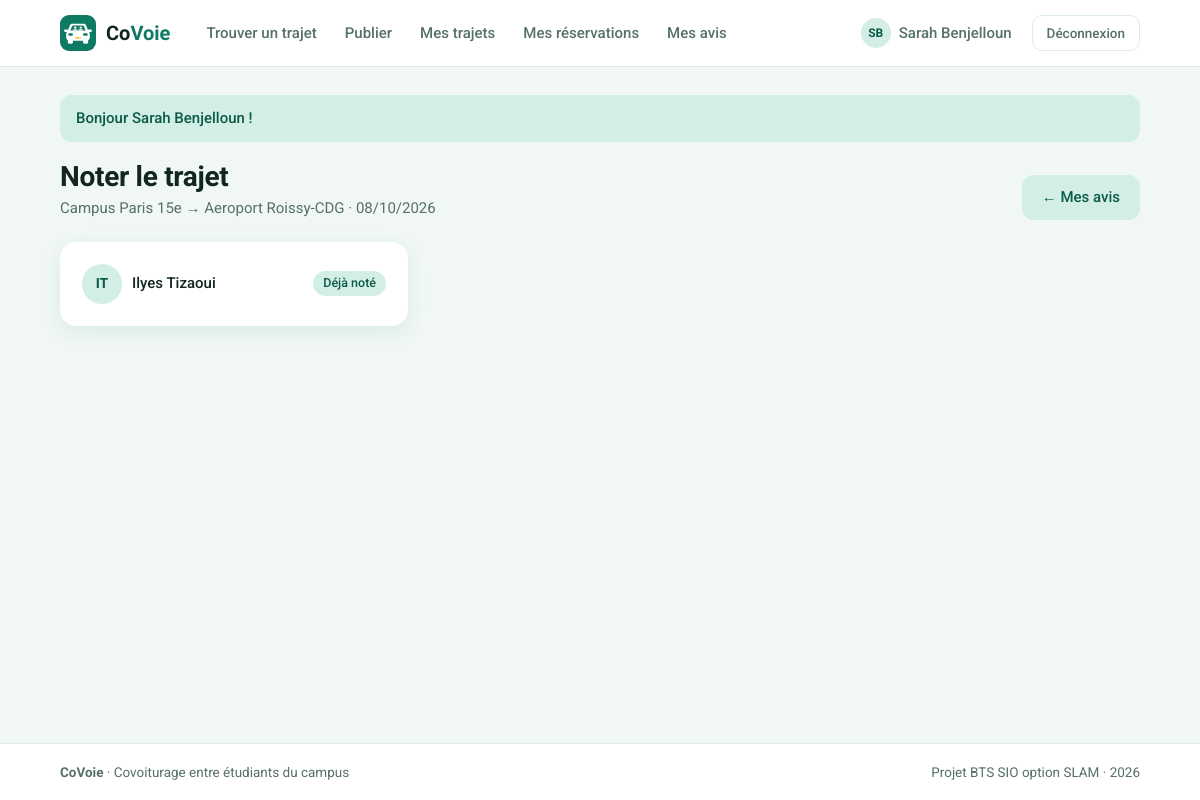
/index.php?page=noter&id=3 (signed in), run on an earlier commit of the app's database.
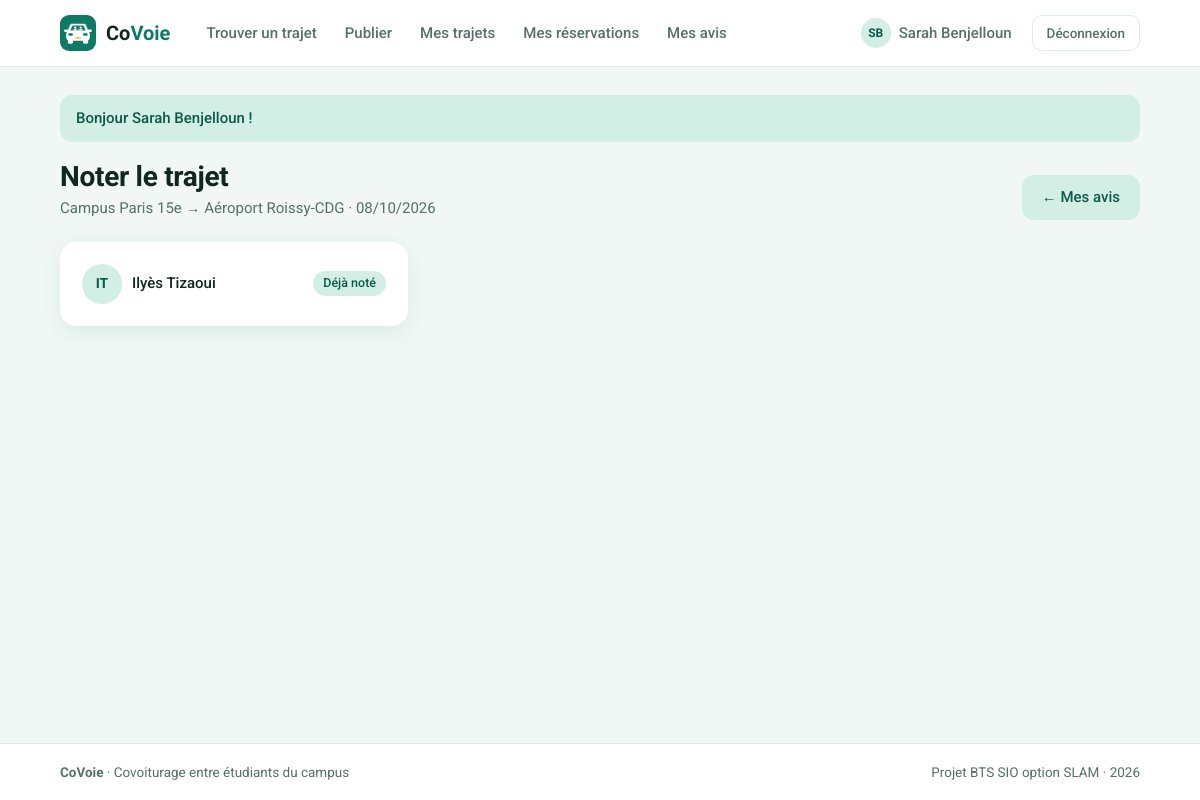
And on a later commit of the database.
### tables this page shows
CREATE TABLE trajets (
    id               INT(11)      NOT NULL AUTO_INCREMENT,
    origine          VARCHAR(120) NOT NULL,
    destination      VARCHAR(120) NOT NULL,
    date_heure       DATETIME     NOT NULL,
    places_totales   INT(2)       NOT NULL,
    places_restantes INT(2)       NOT NULL,
    statut           VARCHAR(10)  NOT NULL DEFAULT 'Ouvert',
    prix             DECIMAL(6,2) NOT NULL DEFAULT 0.00,
    id_conducteur    INT(11)      NOT NULL,

    PRIMARY KEY (id),
    KEY recherche (statut, date_heure),

    CONSTRAINT fk_trajet_conducteur
        FOREIGN KEY (id_conducteur) REFERENCES utilisateurs (id)
        ON DELETE CASCADE
);

CREATE TABLE utilisateurs (
    id               INT(11)      NOT NULL AUTO_INCREMENT,
    nom              VARCHAR(100) NOT NULL,
    email            VARCHAR(180) NOT NULL,
    mot_de_passe     VARCHAR(255) NOT NULL,
    role             VARCHAR(10)  NOT NULL DEFAULT 'membre',
    date_inscription DATETIME     NOT NULL,

    PRIMARY KEY (id),
    UNIQUE KEY email_unique (email)
);

### includes/fonctions.php (called while the page is built, shortened)
<?php
function estConnecte(): bool
{
    return isset($_SESSION['utilisateur']);
}
function idConnecte(): int
{
    if (estConnecte()) {
        return $_SESSION['utilisateur']['id'];
    }
    return 0;
}
function proteger(): int
{
    return idConnecte();
}
function lireId(string $nom = 'id'): int
{
    $id = 0;
    if (isset($_GET[$nom])) {
        $id = (int) $_GET[$nom];
    }
    return $id;
}
function afficherVue(string $vue, array $donnees = []): void
{
    extract($donnees);
    require 'vues/gabarit/en-tete.php';
    require 'vues/' . $vue . '.php';
    require 'vues/gabarit/pied.php';
}
function e($texte): string
{
    return htmlspecialchars((string) $texte, ENT_QUOTES, 'UTF-8');
}
function formaterDate(string $date): string
{
    return date('d/m/Y', strtotime($date));
}
function initiales(string $nom): string
{
    $initiales = '';
    foreach (explode(' ', $nom) as $mot) {
        if ($mot !== '') {
            $initiales .= mb_strtoupper(mb_substr($mot, 0, 1));
        }
    }
    return mb_substr($initiales, 0, 2);
}

### controleurs/AvisController.php (called while the page is built, shortened)
<?php
class AvisController
{
    public function formulaire(): void
    {
        $idConnecte = proteger();
        $trajet = Trajet::trouver(lireId());
        $participants = Avis::participantsANoter($trajet, $idConnecte);
        afficherVue('avis/formulaire', [
            'titre' => 'Noter le trajet',
            'trajet' => $trajet,
            'participants' => $participants
        ]);
    }
}

### index.php (called while the page is built, shortened)
<?php
require_once 'includes/connexion.php';
require_once 'includes/fonctions.php';
require_once 'includes/routes.php';
require_once 'modeles/Trajet.php';
require_once 'modeles/Reservation.php';
require_once 'modeles/Avis.php';
require_once 'controleurs/AvisController.php';
$page = 'accueil';
if (isset($_GET['page']) && is_string($_GET['page'])) {
    $page = $_GET['page'];
}
$nomMethode = $routes[$page][1];
$controleur = new $nomControleur();
$controleur->$nomMethode();

### includes/connexion.php (called while the page is built)
<?php
function connexionBdd(): PDO
{
    static $pdo = null;
    if ($pdo === null) {
        $dsn = 'mysql:host=' . BDD_HOTE . ';port=' . BDD_PORT . ';dbname=' . BDD_NOM . ';charset=utf8mb4';
        try {
            $pdo = new PDO($dsn, BDD_UTILISATEUR, BDD_MOT_DE_PASSE, [
                PDO::ATTR_ERRMODE => PDO::ERRMODE_EXCEPTION,
                PDO::ATTR_DEFAULT_FETCH_MODE => PDO::FETCH_ASSOC,
                PDO::ATTR_EMULATE_PREPARES => false
            ]);
        } catch (PDOException $erreur) {
            afficherErreur(500, 'Base de données inaccessible : lancez WAMP et importez sql/covoiturage.sql.');
        }
    }
    return $pdo;
}
function requete(string $sql, array $parametres = []): PDOStatement
{
    $resultat = connexionBdd()->prepare($sql);
    $resultat->execute($parametres);
    return $resultat;
}

### modeles/Trajet.php (called while the page is built, shortened)
<?php
class Trajet
{
    public static function trouver(int $id): ?Trajet
    {
        $resultat = requete('SELECT * FROM trajets WHERE id = ?', [$id]);
        $trajet = $resultat->fetchObject('Trajet');
        return $trajet;
    }
}

### modeles/Reservation.php (called while the page is built, shortened)
<?php
class Reservation
{
    public static function statutDemande(int $idTrajet, int $idPassager): ?string
    {
        $sql = 'SELECT statut FROM reservations WHERE id_trajet = ? AND id_passager = ?';
        $statut = requete($sql, [$idTrajet, $idPassager])->fetchColumn();
        return $statut;
    }
}

### modeles/Avis.php (called while the page is built, shortened)
<?php
class Avis
{
    public static function participantsANoter(Trajet $trajet, int $idAuteur): ?array
    {
        if (Reservation::statutDemande($trajet->id, $idAuteur) === 'Confirmee') {
            $sql = "SELECT u.id, u.nom,
                           (SELECT COUNT(*) FROM avis a WHERE a.id_trajet = ? AND a.id_auteur = ? AND a.id_cible = u.id) AS deja_note
                    FROM utilisateurs u
                    WHERE u.id = ?";
            return requete($sql, [$trajet->id, $idAuteur, $trajet->id_conducteur])->fetchAll();
        }
        return null;
    }
}

### vues/avis/formulaire.php (the view, shortened to what this page needs)
<div class="titre-page">
    <div>
        <h1>Noter le trajet</h1>
        <p><?= e($trajet->origine) ?> → <?= e($trajet->destination) ?> · <?= formaterDate($trajet->date_heure) ?></p>
    </div>
    <a class="bouton bouton-secondaire" href="index.php?page=mes-avis">← Mes avis</a>
</div>
<div class="grille-billets">
    <?php foreach ($participants as $participant) { ?>
        <div class="carte">
            <div class="conducteur">
                <span class="avatar"><?= e(initiales($participant['nom'])) ?></span>
                <a class="nom" href="index.php?page=profil&amp;id=<?= $participant['id'] ?>"><?= e($participant['nom']) ?></a>
                <?php if ($participant['deja_note'] > 0) { ?>
                    <span class="statut statut-confirmee">Déjà noté</span>
                <?php } ?>
            </div>
        </div>
    <?php } ?>
</div>

What changed in the data, as far as the page shows it:
changed trajets "Campus Paris 15e": destination "Aeroport Roissy-CDG" → "Aéroport Roissy-CDG"
changed utilisateurs "IT": nom "Ilyes Tizaoui" → "Ilyès Tizaoui"
